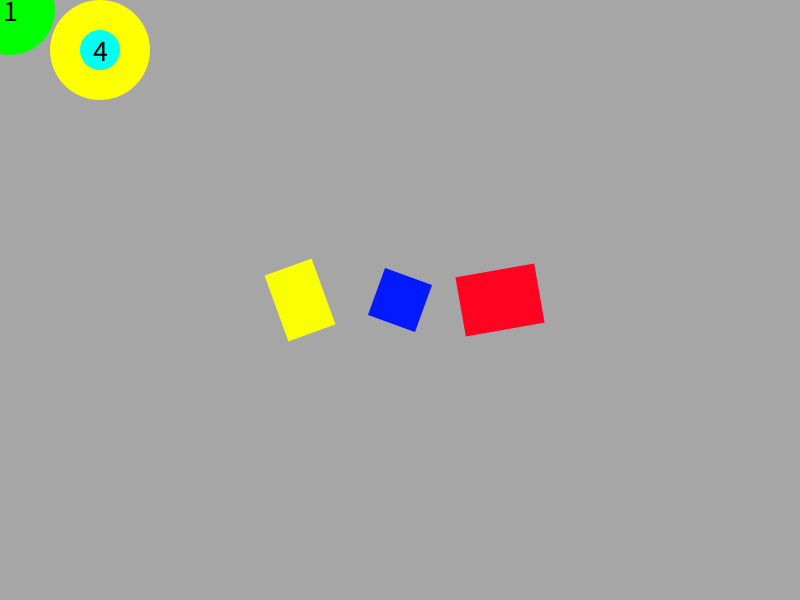
Frame 1 (no input)
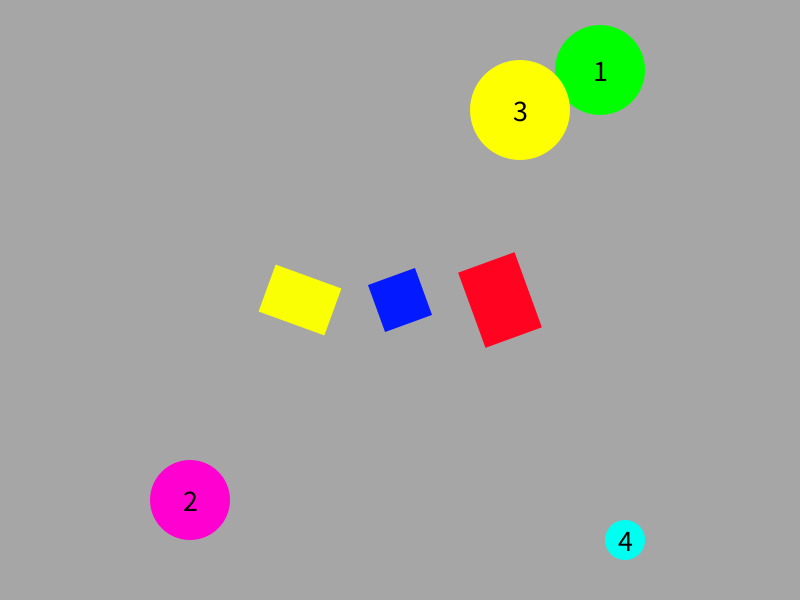
Frame 60 (the mouse pressed at the canvas centre just before this capture)
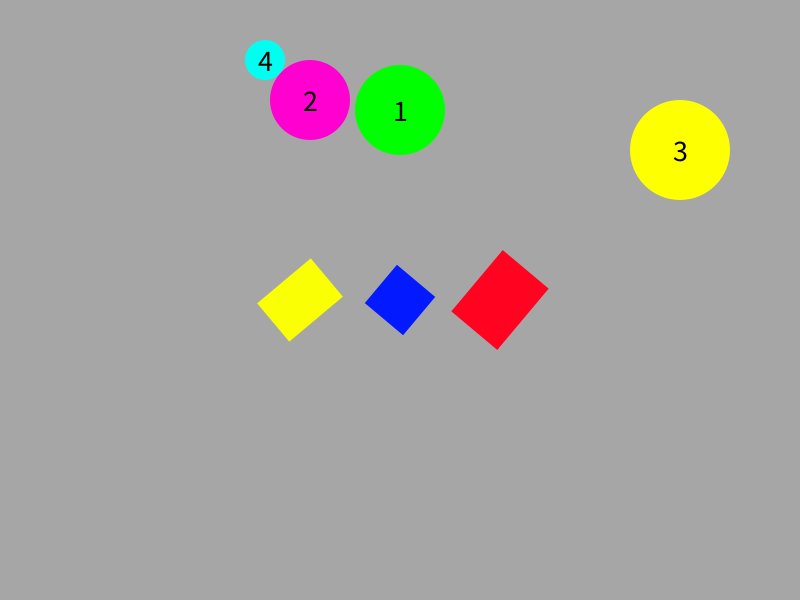
Frame 120 (the mouse held since frame 60 and released just before this capture)

The Processing sketch that drew these frames (run headless with seeded random() and noise(); from frame 60 on, the mouse is pressed at the canvas centre):

// Processing sketch: rotationStation
// ── rotationStation.pde
/* 
 David Valencia
 Gaming I
 RotationStation
 */
//popMatrix()
//pushMatrix()

void setup()
{
  size(800, 600);
  noStroke();
  textAlign(CENTER, CENTER);
  textSize(30);
}

void draw()
{
  drawCenterShape();
  drawLeftShape();
  drawRightShape();

  //Bouncer
  drawCircle1();
  drawCircle2();
  drawCircle3();
  drawCircle4();
}

void keyPressed()
{
  if (key == '1')
  {
    _1speedx *= -1;
    _1speedy *= -1;
  }
  if (key == '2')
  {
    _2speedx *= -1;
    _2speedy *= -1;
  }
  if (key == '3')
  {
    _3speedx *= -1;
    _3speedy *= -1;
  }
  if (key == '4')
  {
    _4speedx *= -1 ;
    _4speedy *= -1;
  }
}
// ── drawCenterShape.pde
float angleCenter = 20;
void drawCenterShape()
{
  fill(#0319FF);
  rectMode(CENTER);
  background(166);


  pushMatrix();
  translate(width/2, height/2);
  rotate(radians(angleCenter));
  rect(0, 0, 50, 50);
  popMatrix();
  angleCenter += 10;
}
// ── drawCircle1.pde
float _1x = 10;
float _1y = 10;
float _1speedx = 10;
float _1speedy = -20;
;
void drawCircle1()
{
  fill(#00FF01);
  ellipse(_1x, _1y, 90, 90); 
  fill(#000000);
  text("1", _1x, _1y);
  if (_1x <= 0 || _1x >= width)
  {
    _1speedx *= -1;
  }
  if (_1y <= 0 || _1y >= height)
  {
    _1speedy *= -1;
  }
  _1x += _1speedx;
  _1y += _1speedy;
}
// ── drawCircle2.pde
float _2x = 100;
float _2y = height/2;
float _2speedx = 30;
float _2speedy = -50;

void drawCircle2()
{
  fill(#FF00D1);
  ellipse(_2x, _2y, 80, 80); 
  fill(#000000);
  text("2", _2x, _2y);
  if (_2x <= 0 || _2x >= width)
  {
    _2speedx *= -1;
  }
  if (_2y <= 0 || _2y >= height )
  {
    _2speedy *= -1;
  }
  _2x += _2speedx;
  _2y += _2speedy;
}
// ── drawCircle3.pde
float _3x = width;
float _3y = height/2;
float _3speedx = -20;
float _3speedy = -20;

void drawCircle3()
{
  fill(#FEFF00);
  ellipse(_3x, _3y, 100, 100); 
  fill(#000000);
  text("3", _3x, _3y);
  if (_3x <= 0 || _3x >= width)
  {
    _3speedx *= -1;
  }
  if (_3y <= 0 || _3y >= height )
  {
    _3speedy *= -1;
  }
  _3x += _3speedx;
  _3y += _3speedy;
}
// ── drawCircle4.pde
float _4x = width;
float _4y = height/2;
float _4speedx = 15;
float _4speedy = -10;

void drawCircle4()
{
  fill(#00FFF0);
  ellipse(_4x, _4y, 40, 40); 
  fill(#000000);
  text("4", _4x, _4y);
  if (_4x <= 0 || _4x >= width)
  {
    _4speedx *= -1;
  }
  if (_4y <= 0 || _4y >= height)
  {
    _4speedy *= -1;
  }
  _4x += _4speedx;
  _4y += _4speedy;
}
// ── drawLeftShape.pde
float angleLeft=-20;
void drawLeftShape()
{
  fill(#FAFF03);
  rectMode(CENTER);
  pushMatrix();
  translate(width/2-100, height/2);
  rotate(radians(angleLeft));
  rect(0, 0, 50, 70);
  popMatrix();
  angleLeft += -10;
}
// ── drawRightShape.pde
float angleRight = -10;
void drawRightShape()
{
  fill(#FF0320); 
  rectMode(CENTER);
  
  pushMatrix();
  translate(width/2+100, height/2);
  rotate(radians(angleRight));
  rect(0, 0, 80, 60);
  popMatrix();
  angleRight += -20;
}
